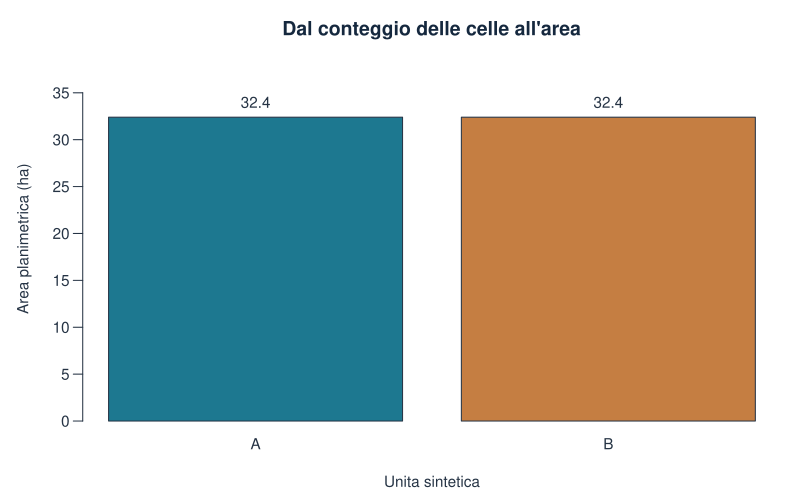

Write the R code that produced this figure.
stile_grafico()
bp <- barplot(risultato$area_ha,names.arg=risultato$unita,col=palette_geo[1:2],
  ylim=c(0,max(risultato$area_ha)*1.2),xlab="Unita sintetica",ylab="Area planimetrica (ha)",
  main="Dal conteggio delle celle all'area")
text(bp,risultato$area_ha,labels=round(risultato$area_ha,2),pos=3)
write.csv(risultato,percorso_risultati("aree_classi.csv"),row.names=FALSE)
